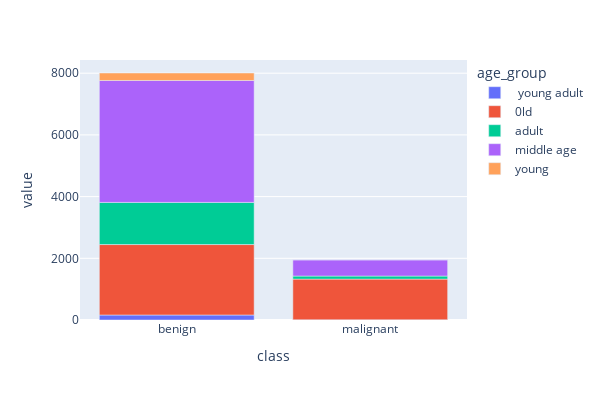

Write notebook code for a chart like this one.
### Code cell
fig_4 = px.bar(df_meta.groupby(['class','age_group']).size().unstack(level=1),width=600, height=400)
fig_4.update_layout(title_text='', title_x=0.5)
fig_4.show()

### Figure 1 — Plotly figure (JSON) as saved in the notebook; plotly's stock layout.template omitted (floating-point values rounded to 4 significant figures)
{"data": [{"alignmentgroup": "True", "hovertemplate": "age_group= young adult<br>class=%{x}<br>value=%{y}<extra></extra>", "legendgroup": " young adult", "marker": {"color": "#636efa", "pattern": {"shape": ""}}, "name": " young adult", "offsetgroup": " young adult", "orientation": "v", "showlegend": true, "textposition": "auto", "type": "bar", "x": ["benign", "malignant"], "xaxis": "x", "y": [162, 7], "yaxis": "y"}, {"alignmentgroup": "True", "hovertemplate": "age_group=0ld<br>class=%{x}<br>value=%{y}<extra></extra>", "legendgroup": "0ld", "marker": {"color": "#EF553B", "pattern": {"shape": ""}}, "name": "0ld", "offsetgroup": "0ld", "orientation": "v", "showlegend": true, "textposition": "auto", "type": "bar", "x": ["benign", "malignant"], "xaxis": "x", "y": [2284, 1318], "yaxis": "y"}, {"alignmentgroup": "True", "hovertemplate": "age_group=adult<br>class=%{x}<br>value=%{y}<extra></extra>", "legendgroup": "adult", "marker": {"color": "#00cc96", "pattern": {"shape": ""}}, "name": "adult", "offsetgroup": "adult", "orientation": "v", "showlegend": true, "textposition": "auto", "type": "bar", "x": ["benign", "malignant"], "xaxis": "x", "y": [1365, 99], "yaxis": "y"}, {"alignmentgroup": "True", "hovertemplate": "age_group=middle age<br>class=%{x}<br>value=%{y}<extra></extra>", "legendgroup": "middle age", "marker": {"color": "#ab63fa", "pattern": {"shape": ""}}, "name": "middle age", "offsetgroup": "middle age", "orientation": "v", "showlegend": true, "textposition": "auto", "type": "bar", "x": ["benign", "malignant"], "xaxis": "x", "y": [3953, 527], "yaxis": "y"}, {"alignmentgroup": "True", "hovertemplate": "age_group=young<br>class=%{x}<br>value=%{y}<extra></extra>", "legendgroup": "young", "marker": {"color": "#FFA15A", "pattern": {"shape": ""}}, "name": "young", "offsetgroup": "young", "orientation": "v", "showlegend": true, "textposition": "auto", "type": "bar", "x": ["benign", "malignant"], "xaxis": "x", "y": [242, 1], "yaxis": "y"}], "layout": {"barmode": "relative", "height": 400, "legend": {"title": {"text": "age_group"}, "tracegroupgap": 0}, "margin": {"t": 60}, "title": {"text": "", "x": 0.5}, "width": 600, "xaxis": {"anchor": "y", "domain": [0, 1], "title": {"text": "class"}}, "yaxis": {"anchor": "x", "domain": [0, 1], "title": {"text": "value"}}}}
